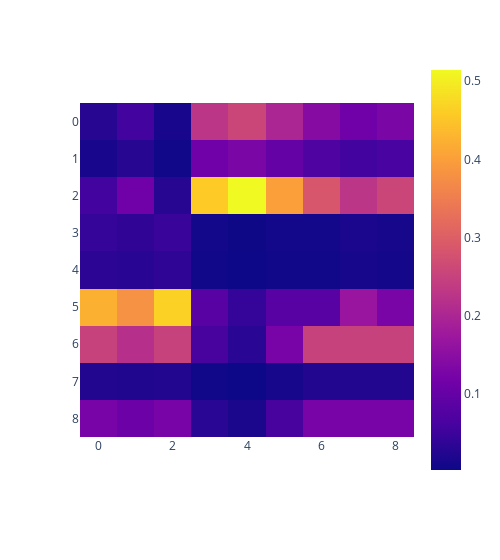

Notebook cell for this chart:
### Markdown cell above
## Matrix Multiplication

$$I = (C\quad\emptyset\quad\hat{j}C)A$$

### Code cell
C_norm = C / np.array([1 for _ in range(9)]).dot(C)
I = C_norm.dot(A)
px.imshow(I, width=500)

### Figure 1 — Plotly figure (JSON) as saved in the notebook; plotly's stock layout.template omitted (floating-point values rounded to 4 significant figures)
{"data": [{"coloraxis": "coloraxis", "hovertemplate": "x: %{x}<br>y: %{y}<br>color: %{z}<extra></extra>", "name": "0", "type": "heatmap", "xaxis": "x", "yaxis": "y", "z": [[0.02857, 0.05714, 0.01429, 0.2286, 0.2571, 0.2, 0.1429, 0.1143, 0.1286], [0.01429, 0.02857, 0.007143, 0.1143, 0.1286, 0.1, 0.07143, 0.05714, 0.06429], [0.05714, 0.1143, 0.02857, 0.4571, 0.5143, 0.4, 0.2857, 0.2286, 0.2571], [0.04237, 0.03814, 0.04661, 0.008475, 0.004237, 0.008475, 0.008475, 0.01695, 0.01271], [0.0339, 0.03051, 0.03729, 0.00678, 0.00339, 0.00678, 0.00678, 0.01356, 0.01017], [0.4237, 0.3814, 0.4661, 0.08475, 0.04237, 0.08475, 0.08475, 0.1695, 0.1271], [0.25, 0.2188, 0.25, 0.0625, 0.03125, 0.125, 0.25, 0.25, 0.25], [0.025, 0.02187, 0.025, 0.00625, 0.003125, 0.0125, 0.025, 0.025, 0.025], [0.125, 0.1094, 0.125, 0.03125, 0.01562, 0.0625, 0.125, 0.125, 0.125]]}], "layout": {"coloraxis": {"colorscale": [[0, "#0d0887"], [0.1111, "#46039f"], [0.2222, "#7201a8"], [0.3333, "#9c179e"], [0.4444, "#bd3786"], [0.5556, "#d8576b"], [0.6667, "#ed7953"], [0.7778, "#fb9f3a"], [0.8889, "#fdca26"], [1, "#f0f921"]]}, "margin": {"t": 60}, "width": 500, "xaxis": {"anchor": "y", "constrain": "domain", "domain": [0, 1], "scaleanchor": "y"}, "yaxis": {"anchor": "x", "autorange": "reversed", "constrain": "domain", "domain": [0, 1]}}}
